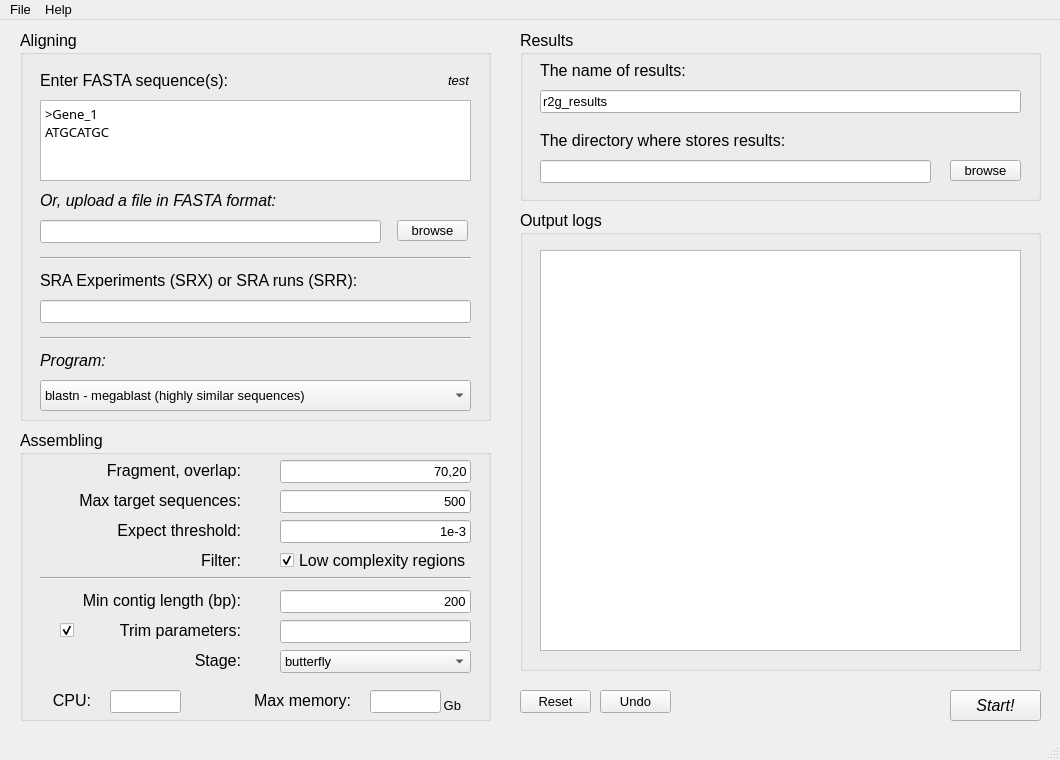
<?xml version="1.0" encoding="UTF-8"?>
<ui version="4.0">
 <class>MainWindow</class>
 <widget class="QMainWindow" name="MainWindow">
  <property name="enabled">
   <bool>true</bool>
  </property>
  <property name="geometry">
   <rect>
    <x>0</x>
    <y>0</y>
    <width>1060</width>
    <height>760</height>
   </rect>
  </property>
  <property name="sizePolicy">
   <sizepolicy hsizetype="Fixed" vsizetype="Preferred">
    <horstretch>0</horstretch>
    <verstretch>0</verstretch>
   </sizepolicy>
  </property>
  <property name="minimumSize">
   <size>
    <width>1060</width>
    <height>760</height>
   </size>
  </property>
  <property name="maximumSize">
   <size>
    <width>1060</width>
    <height>760</height>
   </size>
  </property>
  <property name="font">
   <font>
    <family>Ubuntu</family>
    <pointsize>10</pointsize>
   </font>
  </property>
  <property name="windowTitle">
   <string>Reads to Genes</string>
  </property>
  <property name="windowIcon">
   <iconset>
    <normaloff>../../../../../../OneDrive - drwulab/Work/my_scripts/r2g.gui.dev/images/start.png</normaloff>../../../../../../OneDrive - drwulab/Work/my_scripts/r2g.gui.dev/images/start.png</iconset>
  </property>
  <property name="styleSheet">
   <string notr="true"/>
  </property>
  <property name="documentMode">
   <bool>false</bool>
  </property>
  <widget class="QWidget" name="centralwidget">
   <widget class="QGroupBox" name="aligning_box">
    <property name="enabled">
     <bool>true</bool>
    </property>
    <property name="geometry">
     <rect>
      <x>20</x>
      <y>10</y>
      <width>471</width>
      <height>391</height>
     </rect>
    </property>
    <property name="font">
     <font>
      <pointsize>12</pointsize>
     </font>
    </property>
    <property name="title">
     <string>Aligning</string>
    </property>
    <widget class="Line" name="line_4">
     <property name="geometry">
      <rect>
       <x>20</x>
       <y>690</y>
       <width>431</width>
       <height>16</height>
      </rect>
     </property>
     <property name="orientation">
      <enum>Qt::Horizontal</enum>
     </property>
    </widget>
    <widget class="QLineEdit" name="query_file">
     <property name="geometry">
      <rect>
       <x>20</x>
       <y>190</y>
       <width>341</width>
       <height>23</height>
      </rect>
     </property>
     <property name="font">
      <font>
       <pointsize>10</pointsize>
      </font>
     </property>
    </widget>
    <widget class="QLineEdit" name="sra">
     <property name="geometry">
      <rect>
       <x>20</x>
       <y>270</y>
       <width>431</width>
       <height>23</height>
      </rect>
     </property>
     <property name="font">
      <font>
       <family>Ubuntu</family>
       <pointsize>10</pointsize>
      </font>
     </property>
     <property name="text">
      <string/>
     </property>
    </widget>
    <widget class="QPlainTextEdit" name="query">
     <property name="geometry">
      <rect>
       <x>20</x>
       <y>70</y>
       <width>431</width>
       <height>81</height>
      </rect>
     </property>
     <property name="font">
      <font>
       <family>Ubuntu Mono</family>
       <pointsize>10</pointsize>
      </font>
     </property>
     <property name="cursor" stdset="0">
      <cursorShape>IBeamCursor</cursorShape>
     </property>
     <property name="mouseTracking">
      <bool>true</bool>
     </property>
     <property name="focusPolicy">
      <enum>Qt::ClickFocus</enum>
     </property>
     <property name="styleSheet">
      <string notr="true"/>
     </property>
     <property name="horizontalScrollBarPolicy">
      <enum>Qt::ScrollBarAsNeeded</enum>
     </property>
     <property name="tabChangesFocus">
      <bool>true</bool>
     </property>
     <property name="plainText">
      <string>&gt;Gene_1
ATGCATGC</string>
     </property>
     <property name="overwriteMode">
      <bool>false</bool>
     </property>
    </widget>
    <widget class="QComboBox" name="program">
     <property name="geometry">
      <rect>
       <x>20</x>
       <y>350</y>
       <width>431</width>
       <height>31</height>
      </rect>
     </property>
     <property name="font">
      <font>
       <family>Ubuntu</family>
       <pointsize>10</pointsize>
      </font>
     </property>
     <item>
      <property name="text">
       <string>blastn - megablast (highly similar sequences)</string>
      </property>
     </item>
     <item>
      <property name="text">
       <string>blastn - discontiguous megablast (more dissimiliar sequences)</string>
      </property>
     </item>
     <item>
      <property name="text">
       <string>blastn (nucleotide against nucleotide, return somewhat similar sequences)</string>
      </property>
     </item>
     <item>
      <property name="text">
       <string>tblastn (protein against nucleotide)</string>
      </property>
     </item>
     <item>
      <property name="text">
       <string>tblastx (translated nucleotide against translated nucleotide)</string>
      </property>
     </item>
    </widget>
    <widget class="Line" name="line_1">
     <property name="geometry">
      <rect>
       <x>20</x>
       <y>300</y>
       <width>431</width>
       <height>16</height>
      </rect>
     </property>
     <property name="orientation">
      <enum>Qt::Horizontal</enum>
     </property>
    </widget>
    <widget class="QLabel" name="lbl_sra">
     <property name="geometry">
      <rect>
       <x>20</x>
       <y>240</y>
       <width>431</width>
       <height>21</height>
      </rect>
     </property>
     <property name="font">
      <font>
       <family>Ubuntu</family>
       <pointsize>12</pointsize>
       <weight>50</weight>
       <italic>false</italic>
       <bold>false</bold>
      </font>
     </property>
     <property name="text">
      <string>SRA Experiments (SRX) or SRA runs (SRR):</string>
     </property>
    </widget>
    <widget class="Line" name="line_0">
     <property name="geometry">
      <rect>
       <x>20</x>
       <y>220</y>
       <width>431</width>
       <height>16</height>
      </rect>
     </property>
     <property name="orientation">
      <enum>Qt::Horizontal</enum>
     </property>
    </widget>
    <widget class="QLabel" name="lbl_program">
     <property name="geometry">
      <rect>
       <x>20</x>
       <y>320</y>
       <width>431</width>
       <height>21</height>
      </rect>
     </property>
     <property name="font">
      <font>
       <family>Ubuntu</family>
       <pointsize>12</pointsize>
       <weight>50</weight>
       <italic>true</italic>
       <bold>false</bold>
      </font>
     </property>
     <property name="text">
      <string>Program:</string>
     </property>
    </widget>
    <widget class="QLabel" name="lbl_queryfile">
     <property name="geometry">
      <rect>
       <x>20</x>
       <y>160</y>
       <width>301</width>
       <height>21</height>
      </rect>
     </property>
     <property name="font">
      <font>
       <family>Ubuntu</family>
       <pointsize>12</pointsize>
       <weight>50</weight>
       <italic>true</italic>
       <bold>false</bold>
      </font>
     </property>
     <property name="text">
      <string>Or, upload a file in FASTA format:</string>
     </property>
    </widget>
    <widget class="QToolButton" name="browser_file_button">
     <property name="geometry">
      <rect>
       <x>377</x>
       <y>190</y>
       <width>71</width>
       <height>21</height>
      </rect>
     </property>
     <property name="font">
      <font>
       <pointsize>10</pointsize>
      </font>
     </property>
     <property name="text">
      <string>browse</string>
     </property>
    </widget>
    <widget class="QLabel" name="lbl_query_len">
     <property name="geometry">
      <rect>
       <x>248</x>
       <y>40</y>
       <width>201</width>
       <height>21</height>
      </rect>
     </property>
     <property name="font">
      <font>
       <pointsize>10</pointsize>
       <italic>true</italic>
      </font>
     </property>
     <property name="text">
      <string>test</string>
     </property>
     <property name="alignment">
      <set>Qt::AlignRight|Qt::AlignTrailing|Qt::AlignVCenter</set>
     </property>
    </widget>
    <widget class="QLabel" name="lbl_query">
     <property name="geometry">
      <rect>
       <x>20</x>
       <y>40</y>
       <width>301</width>
       <height>21</height>
      </rect>
     </property>
     <property name="font">
      <font>
       <family>Ubuntu</family>
       <pointsize>12</pointsize>
       <weight>50</weight>
       <italic>false</italic>
       <bold>false</bold>
      </font>
     </property>
     <property name="text">
      <string>Enter FASTA sequence(s):</string>
     </property>
    </widget>
   </widget>
   <widget class="QPushButton" name="submit">
    <property name="geometry">
     <rect>
      <x>950</x>
      <y>670</y>
      <width>91</width>
      <height>31</height>
     </rect>
    </property>
    <property name="font">
     <font>
      <family>Ubuntu</family>
      <pointsize>12</pointsize>
      <italic>true</italic>
     </font>
    </property>
    <property name="accessibleName">
     <string/>
    </property>
    <property name="styleSheet">
     <string notr="true"/>
    </property>
    <property name="text">
     <string>Start!</string>
    </property>
    <property name="icon">
     <iconset>
      <normaloff>../../../../../../OneDrive - drwulab/Work/my_scripts/r2g.gui.dev/images/start.png</normaloff>../../../../../../OneDrive - drwulab/Work/my_scripts/r2g.gui.dev/images/start.png</iconset>
    </property>
    <property name="default">
     <bool>false</bool>
    </property>
    <property name="flat">
     <bool>false</bool>
    </property>
   </widget>
   <widget class="QGroupBox" name="assembling_box">
    <property name="geometry">
     <rect>
      <x>20</x>
      <y>410</y>
      <width>471</width>
      <height>291</height>
     </rect>
    </property>
    <property name="font">
     <font>
      <family>Ubuntu</family>
      <pointsize>12</pointsize>
      <italic>false</italic>
     </font>
    </property>
    <property name="title">
     <string>Assembling</string>
    </property>
    <widget class="QLineEdit" name="cut">
     <property name="geometry">
      <rect>
       <x>260</x>
       <y>30</y>
       <width>191</width>
       <height>23</height>
      </rect>
     </property>
     <property name="font">
      <font>
       <family>Ubuntu</family>
       <pointsize>10</pointsize>
       <italic>false</italic>
      </font>
     </property>
     <property name="inputMask">
      <string/>
     </property>
     <property name="text">
      <string>70,20</string>
     </property>
     <property name="maxLength">
      <number>5</number>
     </property>
     <property name="alignment">
      <set>Qt::AlignRight|Qt::AlignTrailing|Qt::AlignVCenter</set>
     </property>
    </widget>
    <widget class="QLineEdit" name="min_contig">
     <property name="geometry">
      <rect>
       <x>260</x>
       <y>160</y>
       <width>191</width>
       <height>23</height>
      </rect>
     </property>
     <property name="font">
      <font>
       <family>Ubuntu</family>
       <pointsize>10</pointsize>
       <italic>false</italic>
      </font>
     </property>
     <property name="inputMask">
      <string/>
     </property>
     <property name="text">
      <string>200</string>
     </property>
     <property name="maxLength">
      <number>5</number>
     </property>
     <property name="alignment">
      <set>Qt::AlignRight|Qt::AlignTrailing|Qt::AlignVCenter</set>
     </property>
    </widget>
    <widget class="QLabel" name="lbl_gb">
     <property name="geometry">
      <rect>
       <x>400</x>
       <y>260</y>
       <width>41</width>
       <height>31</height>
      </rect>
     </property>
     <property name="font">
      <font>
       <family>Ubuntu</family>
       <pointsize>10</pointsize>
       <weight>50</weight>
       <italic>false</italic>
       <bold>false</bold>
      </font>
     </property>
     <property name="text">
      <string>Gb</string>
     </property>
     <property name="alignment">
      <set>Qt::AlignRight|Qt::AlignTrailing|Qt::AlignVCenter</set>
     </property>
    </widget>
    <widget class="QComboBox" name="stage">
     <property name="geometry">
      <rect>
       <x>260</x>
       <y>220</y>
       <width>191</width>
       <height>23</height>
      </rect>
     </property>
     <property name="font">
      <font>
       <family>Ubuntu</family>
       <pointsize>10</pointsize>
      </font>
     </property>
     <property name="cursor">
      <cursorShape>PointingHandCursor</cursorShape>
     </property>
     <item>
      <property name="text">
       <string>butterfly</string>
      </property>
     </item>
     <item>
      <property name="text">
       <string>chrysalis</string>
      </property>
     </item>
     <item>
      <property name="text">
       <string>inchworm</string>
      </property>
     </item>
     <item>
      <property name="text">
       <string>jellyfish</string>
      </property>
     </item>
     <item>
      <property name="text">
       <string>no trinity</string>
      </property>
     </item>
    </widget>
    <widget class="QLineEdit" name="trim_para">
     <property name="geometry">
      <rect>
       <x>260</x>
       <y>190</y>
       <width>191</width>
       <height>23</height>
      </rect>
     </property>
     <property name="font">
      <font>
       <family>Ubuntu</family>
       <pointsize>10</pointsize>
       <italic>false</italic>
      </font>
     </property>
     <property name="inputMask">
      <string/>
     </property>
     <property name="text">
      <string/>
     </property>
     <property name="maxLength">
      <number>5</number>
     </property>
     <property name="alignment">
      <set>Qt::AlignLeading|Qt::AlignLeft|Qt::AlignVCenter</set>
     </property>
    </widget>
    <widget class="QLabel" name="lbl_maxtarget">
     <property name="geometry">
      <rect>
       <x>20</x>
       <y>60</y>
       <width>201</width>
       <height>21</height>
      </rect>
     </property>
     <property name="font">
      <font>
       <family>Ubuntu</family>
       <pointsize>12</pointsize>
       <weight>50</weight>
       <bold>false</bold>
      </font>
     </property>
     <property name="text">
      <string>Max target sequences:</string>
     </property>
     <property name="alignment">
      <set>Qt::AlignRight|Qt::AlignTrailing|Qt::AlignVCenter</set>
     </property>
    </widget>
    <widget class="QLineEdit" name="evalue">
     <property name="geometry">
      <rect>
       <x>260</x>
       <y>90</y>
       <width>191</width>
       <height>23</height>
      </rect>
     </property>
     <property name="font">
      <font>
       <family>Ubuntu</family>
       <pointsize>10</pointsize>
      </font>
     </property>
     <property name="autoFillBackground">
      <bool>false</bool>
     </property>
     <property name="text">
      <string>1e-3</string>
     </property>
     <property name="alignment">
      <set>Qt::AlignRight|Qt::AlignTrailing|Qt::AlignVCenter</set>
     </property>
    </widget>
    <widget class="QLabel" name="lbl_stage">
     <property name="geometry">
      <rect>
       <x>160</x>
       <y>220</y>
       <width>61</width>
       <height>21</height>
      </rect>
     </property>
     <property name="font">
      <font>
       <family>Ubuntu</family>
       <pointsize>12</pointsize>
       <weight>50</weight>
       <bold>false</bold>
      </font>
     </property>
     <property name="text">
      <string>Stage:</string>
     </property>
     <property name="alignment">
      <set>Qt::AlignRight|Qt::AlignTrailing|Qt::AlignVCenter</set>
     </property>
    </widget>
    <widget class="QLabel" name="lbl_trimpara">
     <property name="geometry">
      <rect>
       <x>70</x>
       <y>190</y>
       <width>151</width>
       <height>21</height>
      </rect>
     </property>
     <property name="font">
      <font>
       <family>Ubuntu</family>
       <pointsize>12</pointsize>
       <weight>50</weight>
       <bold>false</bold>
      </font>
     </property>
     <property name="text">
      <string>Trim parameters:</string>
     </property>
     <property name="alignment">
      <set>Qt::AlignRight|Qt::AlignTrailing|Qt::AlignVCenter</set>
     </property>
    </widget>
    <widget class="QCheckBox" name="filter">
     <property name="enabled">
      <bool>true</bool>
     </property>
     <property name="geometry">
      <rect>
       <x>260</x>
       <y>120</y>
       <width>191</width>
       <height>21</height>
      </rect>
     </property>
     <property name="font">
      <font>
       <family>Ubuntu</family>
       <pointsize>12</pointsize>
      </font>
     </property>
     <property name="text">
      <string>Low complexity regions</string>
     </property>
     <property name="checked">
      <bool>true</bool>
     </property>
    </widget>
    <widget class="QLineEdit" name="cpu">
     <property name="geometry">
      <rect>
       <x>90</x>
       <y>260</y>
       <width>71</width>
       <height>23</height>
      </rect>
     </property>
     <property name="font">
      <font>
       <family>Ubuntu</family>
       <pointsize>10</pointsize>
       <italic>false</italic>
      </font>
     </property>
     <property name="focusPolicy">
      <enum>Qt::ClickFocus</enum>
     </property>
     <property name="inputMask">
      <string/>
     </property>
     <property name="text">
      <string/>
     </property>
     <property name="maxLength">
      <number>5</number>
     </property>
     <property name="alignment">
      <set>Qt::AlignRight|Qt::AlignTrailing|Qt::AlignVCenter</set>
     </property>
    </widget>
    <widget class="Line" name="line_3">
     <property name="geometry">
      <rect>
       <x>20</x>
       <y>140</y>
       <width>431</width>
       <height>16</height>
      </rect>
     </property>
     <property name="orientation">
      <enum>Qt::Horizontal</enum>
     </property>
    </widget>
    <widget class="QLineEdit" name="max_memory">
     <property name="geometry">
      <rect>
       <x>350</x>
       <y>260</y>
       <width>71</width>
       <height>23</height>
      </rect>
     </property>
     <property name="font">
      <font>
       <family>Ubuntu</family>
       <pointsize>10</pointsize>
       <italic>false</italic>
      </font>
     </property>
     <property name="focusPolicy">
      <enum>Qt::StrongFocus</enum>
     </property>
     <property name="inputMask">
      <string/>
     </property>
     <property name="text">
      <string/>
     </property>
     <property name="maxLength">
      <number>5</number>
     </property>
     <property name="alignment">
      <set>Qt::AlignRight|Qt::AlignTrailing|Qt::AlignVCenter</set>
     </property>
    </widget>
    <widget class="QCheckBox" name="trim">
     <property name="geometry">
      <rect>
       <x>40</x>
       <y>190</y>
       <width>16</width>
       <height>21</height>
      </rect>
     </property>
     <property name="font">
      <font>
       <family>Ubuntu</family>
       <pointsize>14</pointsize>
      </font>
     </property>
     <property name="text">
      <string/>
     </property>
     <property name="checked">
      <bool>true</bool>
     </property>
    </widget>
    <widget class="QLabel" name="lbl_evalue">
     <property name="geometry">
      <rect>
       <x>60</x>
       <y>90</y>
       <width>161</width>
       <height>21</height>
      </rect>
     </property>
     <property name="font">
      <font>
       <family>Ubuntu</family>
       <pointsize>12</pointsize>
       <weight>50</weight>
       <bold>false</bold>
      </font>
     </property>
     <property name="text">
      <string>Expect threshold:</string>
     </property>
     <property name="alignment">
      <set>Qt::AlignRight|Qt::AlignTrailing|Qt::AlignVCenter</set>
     </property>
    </widget>
    <widget class="QLabel" name="lbl_cut">
     <property name="geometry">
      <rect>
       <x>50</x>
       <y>30</y>
       <width>171</width>
       <height>21</height>
      </rect>
     </property>
     <property name="font">
      <font>
       <family>Ubuntu</family>
       <pointsize>12</pointsize>
       <weight>50</weight>
       <bold>false</bold>
      </font>
     </property>
     <property name="text">
      <string>Fragment, overlap:</string>
     </property>
     <property name="alignment">
      <set>Qt::AlignRight|Qt::AlignTrailing|Qt::AlignVCenter</set>
     </property>
    </widget>
    <widget class="QLabel" name="lbl_cpu">
     <property name="geometry">
      <rect>
       <x>20</x>
       <y>260</y>
       <width>51</width>
       <height>21</height>
      </rect>
     </property>
     <property name="font">
      <font>
       <family>Ubuntu</family>
       <pointsize>12</pointsize>
       <weight>50</weight>
       <bold>false</bold>
      </font>
     </property>
     <property name="layoutDirection">
      <enum>Qt::LeftToRight</enum>
     </property>
     <property name="text">
      <string>CPU:</string>
     </property>
     <property name="alignment">
      <set>Qt::AlignRight|Qt::AlignTrailing|Qt::AlignVCenter</set>
     </property>
    </widget>
    <widget class="QLabel" name="lbl_mem">
     <property name="geometry">
      <rect>
       <x>210</x>
       <y>260</y>
       <width>121</width>
       <height>21</height>
      </rect>
     </property>
     <property name="font">
      <font>
       <family>Ubuntu</family>
       <pointsize>12</pointsize>
       <weight>50</weight>
       <bold>false</bold>
      </font>
     </property>
     <property name="text">
      <string>Max memory:</string>
     </property>
     <property name="alignment">
      <set>Qt::AlignRight|Qt::AlignTrailing|Qt::AlignVCenter</set>
     </property>
    </widget>
    <widget class="QLineEdit" name="max_num_seq">
     <property name="geometry">
      <rect>
       <x>260</x>
       <y>60</y>
       <width>191</width>
       <height>23</height>
      </rect>
     </property>
     <property name="font">
      <font>
       <family>Ubuntu</family>
       <pointsize>10</pointsize>
       <italic>false</italic>
      </font>
     </property>
     <property name="inputMask">
      <string/>
     </property>
     <property name="text">
      <string>500</string>
     </property>
     <property name="maxLength">
      <number>5</number>
     </property>
     <property name="alignment">
      <set>Qt::AlignRight|Qt::AlignTrailing|Qt::AlignVCenter</set>
     </property>
    </widget>
    <widget class="QLabel" name="lbl_filter">
     <property name="geometry">
      <rect>
       <x>170</x>
       <y>120</y>
       <width>51</width>
       <height>21</height>
      </rect>
     </property>
     <property name="font">
      <font>
       <family>Ubuntu</family>
       <pointsize>12</pointsize>
       <weight>50</weight>
       <bold>false</bold>
      </font>
     </property>
     <property name="text">
      <string>Filter:</string>
     </property>
     <property name="alignment">
      <set>Qt::AlignRight|Qt::AlignTrailing|Qt::AlignVCenter</set>
     </property>
    </widget>
    <widget class="QLabel" name="lbl_mincontig">
     <property name="geometry">
      <rect>
       <x>20</x>
       <y>160</y>
       <width>201</width>
       <height>21</height>
      </rect>
     </property>
     <property name="font">
      <font>
       <family>Ubuntu</family>
       <pointsize>12</pointsize>
       <weight>50</weight>
       <bold>false</bold>
      </font>
     </property>
     <property name="text">
      <string>Min contig length (bp):</string>
     </property>
     <property name="alignment">
      <set>Qt::AlignRight|Qt::AlignTrailing|Qt::AlignVCenter</set>
     </property>
    </widget>
   </widget>
   <widget class="QGroupBox" name="output_box">
    <property name="enabled">
     <bool>true</bool>
    </property>
    <property name="geometry">
     <rect>
      <x>520</x>
      <y>190</y>
      <width>521</width>
      <height>461</height>
     </rect>
    </property>
    <property name="font">
     <font>
      <pointsize>12</pointsize>
     </font>
    </property>
    <property name="title">
     <string>Output logs</string>
    </property>
    <widget class="QTextBrowser" name="output_log">
     <property name="enabled">
      <bool>true</bool>
     </property>
     <property name="geometry">
      <rect>
       <x>20</x>
       <y>40</y>
       <width>481</width>
       <height>401</height>
      </rect>
     </property>
     <property name="font">
      <font>
       <family>DejaVu Sans Mono</family>
       <pointsize>12</pointsize>
      </font>
     </property>
     <property name="cursor" stdset="0">
      <cursorShape>IBeamCursor</cursorShape>
     </property>
     <property name="styleSheet">
      <string notr="true"/>
     </property>
     <property name="horizontalScrollBarPolicy">
      <enum>Qt::ScrollBarAlwaysOff</enum>
     </property>
     <property name="openExternalLinks">
      <bool>true</bool>
     </property>
    </widget>
   </widget>
   <widget class="QPushButton" name="reset">
    <property name="geometry">
     <rect>
      <x>520</x>
      <y>670</y>
      <width>71</width>
      <height>23</height>
     </rect>
    </property>
    <property name="font">
     <font>
      <family>Ubuntu</family>
      <pointsize>10</pointsize>
     </font>
    </property>
    <property name="text">
     <string>Reset</string>
    </property>
   </widget>
   <widget class="QPushButton" name="undo">
    <property name="geometry">
     <rect>
      <x>600</x>
      <y>670</y>
      <width>71</width>
      <height>23</height>
     </rect>
    </property>
    <property name="font">
     <font>
      <family>Ubuntu</family>
      <pointsize>10</pointsize>
     </font>
    </property>
    <property name="text">
     <string>Undo</string>
    </property>
   </widget>
   <widget class="QGroupBox" name="results_box">
    <property name="geometry">
     <rect>
      <x>520</x>
      <y>10</y>
      <width>521</width>
      <height>171</height>
     </rect>
    </property>
    <property name="font">
     <font>
      <pointsize>12</pointsize>
     </font>
    </property>
    <property name="title">
     <string>Results</string>
    </property>
    <widget class="QToolButton" name="browse_outputdir_button">
     <property name="geometry">
      <rect>
       <x>430</x>
       <y>130</y>
       <width>71</width>
       <height>21</height>
      </rect>
     </property>
     <property name="font">
      <font>
       <pointsize>10</pointsize>
      </font>
     </property>
     <property name="text">
      <string>browse</string>
     </property>
    </widget>
    <widget class="QLineEdit" name="outputdir">
     <property name="geometry">
      <rect>
       <x>20</x>
       <y>130</y>
       <width>391</width>
       <height>23</height>
      </rect>
     </property>
     <property name="font">
      <font>
       <pointsize>10</pointsize>
      </font>
     </property>
    </widget>
    <widget class="QLabel" name="lbl_outputdir">
     <property name="geometry">
      <rect>
       <x>20</x>
       <y>100</y>
       <width>311</width>
       <height>21</height>
      </rect>
     </property>
     <property name="font">
      <font>
       <family>Ubuntu</family>
       <pointsize>12</pointsize>
       <weight>50</weight>
       <italic>false</italic>
       <bold>false</bold>
      </font>
     </property>
     <property name="text">
      <string>The directory where stores results:</string>
     </property>
    </widget>
    <widget class="QLineEdit" name="results">
     <property name="geometry">
      <rect>
       <x>20</x>
       <y>60</y>
       <width>481</width>
       <height>23</height>
      </rect>
     </property>
     <property name="font">
      <font>
       <pointsize>10</pointsize>
      </font>
     </property>
     <property name="text">
      <string>r2g_results</string>
     </property>
    </widget>
    <widget class="QLabel" name="lbl_results">
     <property name="geometry">
      <rect>
       <x>20</x>
       <y>30</y>
       <width>311</width>
       <height>21</height>
      </rect>
     </property>
     <property name="font">
      <font>
       <family>Ubuntu</family>
       <pointsize>12</pointsize>
       <weight>50</weight>
       <italic>false</italic>
       <bold>false</bold>
      </font>
     </property>
     <property name="text">
      <string>The name of results:</string>
     </property>
    </widget>
   </widget>
  </widget>
  <widget class="QMenuBar" name="menubar">
   <property name="geometry">
    <rect>
     <x>0</x>
     <y>0</y>
     <width>1060</width>
     <height>21</height>
    </rect>
   </property>
   <widget class="QMenu" name="menuFile">
    <property name="title">
     <string>File</string>
    </property>
    <addaction name="actionExport_parameters"/>
    <addaction name="actionImport_parameters"/>
    <addaction name="separator"/>
    <addaction name="actionRestore_to_defaults"/>
    <addaction name="actionUndo"/>
    <addaction name="separator"/>
    <addaction name="actionExit"/>
    <addaction name="separator"/>
   </widget>
   <widget class="QMenu" name="menuHelp">
    <property name="title">
     <string>Help</string>
    </property>
    <addaction name="actionAbout"/>
    <addaction name="separator"/>
    <addaction name="actionAbout_r2g"/>
    <addaction name="actionUpdate_the_r2g_engine"/>
   </widget>
   <addaction name="menuFile"/>
   <addaction name="menuHelp"/>
  </widget>
  <widget class="QStatusBar" name="statusBar"/>
  <action name="actionExport_parameters">
   <property name="enabled">
    <bool>true</bool>
   </property>
   <property name="text">
    <string>Export parameters...</string>
   </property>
   <property name="font">
    <font>
     <family>Ubuntu</family>
     <pointsize>12</pointsize>
    </font>
   </property>
   <property name="shortcut">
    <string>Ctrl+E</string>
   </property>
  </action>
  <action name="actionImport_parameters">
   <property name="text">
    <string>Import parameters...</string>
   </property>
   <property name="font">
    <font>
     <family>Ubuntu</family>
     <pointsize>12</pointsize>
    </font>
   </property>
   <property name="shortcut">
    <string>Ctrl+I</string>
   </property>
  </action>
  <action name="actionExit">
   <property name="text">
    <string>Exit</string>
   </property>
   <property name="font">
    <font>
     <family>Ubuntu</family>
     <pointsize>12</pointsize>
    </font>
   </property>
   <property name="shortcut">
    <string>Ctrl+Q</string>
   </property>
  </action>
  <action name="actionAbout">
   <property name="text">
    <string>R2g help</string>
   </property>
   <property name="font">
    <font>
     <family>Ubuntu</family>
     <pointsize>12</pointsize>
    </font>
   </property>
  </action>
  <action name="actionAbout_r2g">
   <property name="text">
    <string>About r2g</string>
   </property>
   <property name="font">
    <font>
     <family>Ubuntu</family>
     <pointsize>12</pointsize>
    </font>
   </property>
  </action>
  <action name="actionRestore_to_defaults">
   <property name="text">
    <string>Restore to defaults</string>
   </property>
   <property name="font">
    <font>
     <family>Ubuntu</family>
     <pointsize>12</pointsize>
    </font>
   </property>
  </action>
  <action name="actionUndo">
   <property name="enabled">
    <bool>false</bool>
   </property>
   <property name="text">
    <string>Undo</string>
   </property>
   <property name="font">
    <font>
     <family>Ubuntu</family>
     <pointsize>12</pointsize>
    </font>
   </property>
  </action>
  <action name="actionUpdate_the_r2g_engine">
   <property name="text">
    <string>Update the r2g engine</string>
   </property>
   <property name="font">
    <font>
     <family>Ubuntu</family>
     <pointsize>12</pointsize>
    </font>
   </property>
  </action>
 </widget>
 <resources/>
 <connections/>
</ui>
